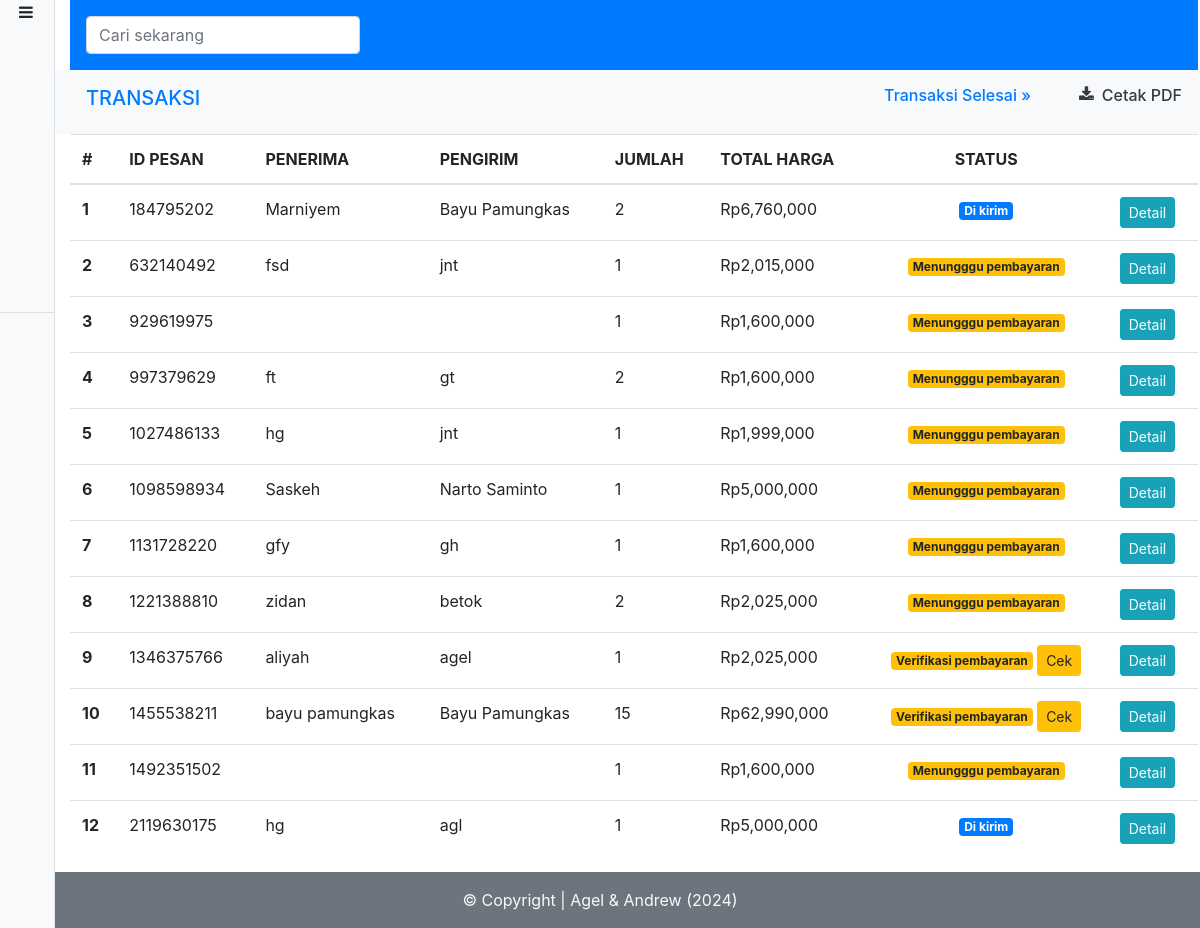
The page /code/native/technoid/admin/transaksi.php (signed in) on the database its author committed.
### tables this page shows
CREATE TABLE `transaksi` (
  `id` int(11) NOT NULL,
  `id_pesan` int(11) NOT NULL,
  `id_user` int(11) NOT NULL,
  `pengirim` varchar(50) NOT NULL,
  `penerima` varchar(50) NOT NULL,
  `alamat` varchar(150) NOT NULL,
  `telepon` int(15) NOT NULL,
  `email` varchar(50) NOT NULL,
  `kuantiti_total` int(11) NOT NULL,
  `total_akhir` int(20) NOT NULL,
  `pembayaran` int(11) NOT NULL,
  `id_status` int(11) NOT NULL,
  `pesan_at` datetime NOT NULL,
  `kirim_at` datetime NOT NULL,
  `terima_at` datetime NOT NULL
);

CREATE TABLE `status` (
  `id_status` int(1) NOT NULL,
  `keterangan` varchar(15) NOT NULL
);

### code/native/technoid/function/admin.php (called while the page is built, shortened)
<?php
require 'koneksi.php';
function ambilTransaksi()
{
    global $konek;
    $result = mysqli_query($konek, "SELECT * FROM transaksi JOIN status ON status.id_status = transaksi.id_status WHERE transaksi.id_status != '3' ");
    $trans = [];
    while ($tran = mysqli_fetch_object($result)) {
        $trans[] = $tran;
    }
    $data = [
        'judul' => "Transaki | Admin",
        'trans' => $trans,
    ];
    return $data;
}

### code/native/technoid/admin/transaksi.php (the view, shortened to what this page needs)
<?php
require '../function/admin.php';
$transaksi = ambilTransaksi()['trans'];
require 'template_admin/header.php';
?>
<div class="row py-3 px-3 bg-light">
    <div class="col-md">
        <a href="" class="text-decoration-none text-primary">
            <h5 id="judul" class="text-uppsercase ">TRANSAKSI</h5>
        </a>
    </div>
    <div class="col-md d-flex justify-content-end">
        <a id="btn-transaksi" class="text-primary mr-5" style="cursor: pointer">
            <h6 class="float-right">Transaksi Selesai &raquo;</h6>
        </a>
        <a href="<?= url ?>admin/cetakTransaksi.php" class="text-decoration-none text-dark d-flex"><i class="fa fa-download mr-2"></i>
            <h6> Cetak PDF</h6>
        </a>
    </div>
</div>
<table class="transaksi table">
    <thead>
        <tr>
            <th scope="col">#</th>
            <th scope="col">ID PESAN</th>
            <th scope="col">PENERIMA</th>
            <th scope="col">PENGIRIM</th>
            <th scope="col">JUMLAH</th>
            <th scope="col">TOTAL HARGA</th>
            <th scope="col" class="text-center">STATUS</th>
            <th scope="col"></th>
        </tr>
    </thead>
    <tbody>
        <?php foreach ($transaksi as $key => $value) : ?>
            <tr>
                <th scope="row"><?= $key + 1 ?></th>
                <td><?= $value->id_pesan ?></td>
                <td><?= $value->penerima ?></td>
                <td><?= $value->pengirim ?></td>
                <td><?= $value->kuantiti_total ?></td>
                <td>Rp<?= number_format($value->total_akhir, 0) ?></td>
                <td class="text-center">
                    <?php if ($value->id_status == 0 && $value->pembayaran == 0) : ?>
                        <span class=" badge badge-warning">Menungggu pembayaran</span>
                    <?php elseif ($value->id_status == 0 && $value->pembayaran == 1) : ?>
                        <span class=" badge badge-warning">Verifikasi pembayaran</span>
                        <button type="button" class="btn btn-sm btn-warning" data-toggle="modal" data-target="#cek-bayar<?= $value->id_pesan ?>">
                            Cek
                        </button>
                    <?php elseif ($value->id_status == 2) : ?>
                        <span class=" badge badge-primary"><?= $value->keterangan ?></span>
                    <?php elseif ($value->id_status == 3) : ?>
                        <span class="badge badge-success"><?= $value->keterangan ?></span>
                    <?php endif; ?>
                </td>
                <td>
                    <button type="button" class="btn btn-sm btn-info" data-toggle="modal" data-target="#detail<?= $value->id_pesan ?>">Detail</button>
                </td>
            </tr>
        <?php endforeach; ?>
    </tbody>
</table>
<?php require 'template_admin/footer.php' ?>

### code/native/technoid/assets/css/custom.css (style rules this page uses)
* { margin: 0; padding: 0; }

### rows shown on the page
transaksi: id_pesan "184795202", penerima "Marniyem", pengirim "Bayu Pamungkas", kuantiti_total "2", total_akhir "6,760,000", id_status.keterangan "Di kirim"
transaksi: id_pesan "632140492", penerima "fsd", pengirim "jnt", kuantiti_total "1", total_akhir "2,015,000", pembayaran "Menungggu pembayaran"
transaksi: id_pesan "929619975", kuantiti_total "1", total_akhir "1,600,000", pembayaran "Menungggu pembayaran"
transaksi: id_pesan "997379629", penerima "ft", pengirim "gt", kuantiti_total "2", total_akhir "1,600,000", pembayaran "Menungggu pembayaran"
transaksi: id_pesan "1027486133", penerima "hg", pengirim "jnt", kuantiti_total "1", total_akhir "1,999,000", pembayaran "Menungggu pembayaran"
transaksi: id_pesan "1098598934", penerima "Saskeh", pengirim "Narto Saminto", kuantiti_total "1", total_akhir "5,000,000", pembayaran "Menungggu pembayaran"
transaksi: id_pesan "1131728220", penerima "gfy", pengirim "gh", kuantiti_total "1", total_akhir "1,600,000", pembayaran "Menungggu pembayaran"
transaksi: id_pesan "1221388810", penerima "zidan", pengirim "betok", kuantiti_total "2", total_akhir "2,025,000", pembayaran "Menungggu pembayaran"
transaksi: id_pesan "1346375766", penerima "aliyah", pengirim "agel", kuantiti_total "1", total_akhir "2,025,000"
transaksi: id_pesan "1455538211", penerima "bayu pamungkas", pengirim "Bayu Pamungkas", kuantiti_total "15", total_akhir "62,990,000"
transaksi: id_pesan "1492351502", kuantiti_total "1", total_akhir "1,600,000", pembayaran "Menungggu pembayaran"
transaksi: id_pesan "2119630175", penerima "hg", pengirim "agl", kuantiti_total "1", total_akhir "5,000,000", id_status.keterangan "Di kirim"

### other values the page prints
author "Agel & Andrew"
